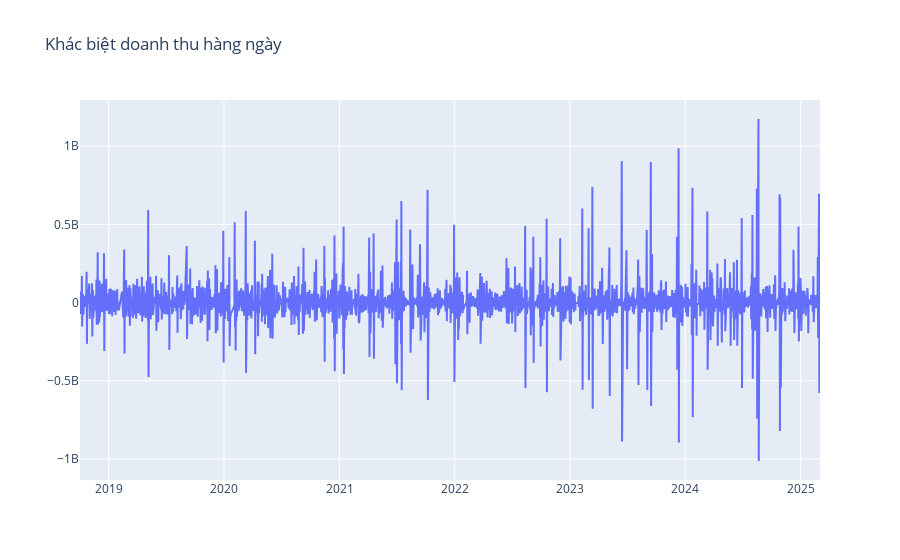

Notebook code cell kept with this figure:
### Code cell
plot_data = [
    go.Scatter(
        x=data_diff['date'],
        y=data_diff['diff'],
    )
]

plot_layout = go.Layout(
        title='Khác biệt doanh thu hàng ngày'
    )
fig = go.Figure(data=plot_data, layout=plot_layout)
pyoff.iplot(fig)

### Figure 1 — Plotly figure (JSON) as saved in the notebook; plotly's stock layout.template omitted (floating-point values rounded to 4 significant figures; data arrays with more than 128 entries replaced by an {"elided": "..."} marker saying what was removed)
{"data": [{"type": "scatter", "x": {"elided": "2195 str values"}, "y": {"elided": "2195 float values"}}], "layout": {"title": {"text": "Khác biệt doanh thu hàng ngày"}}}
